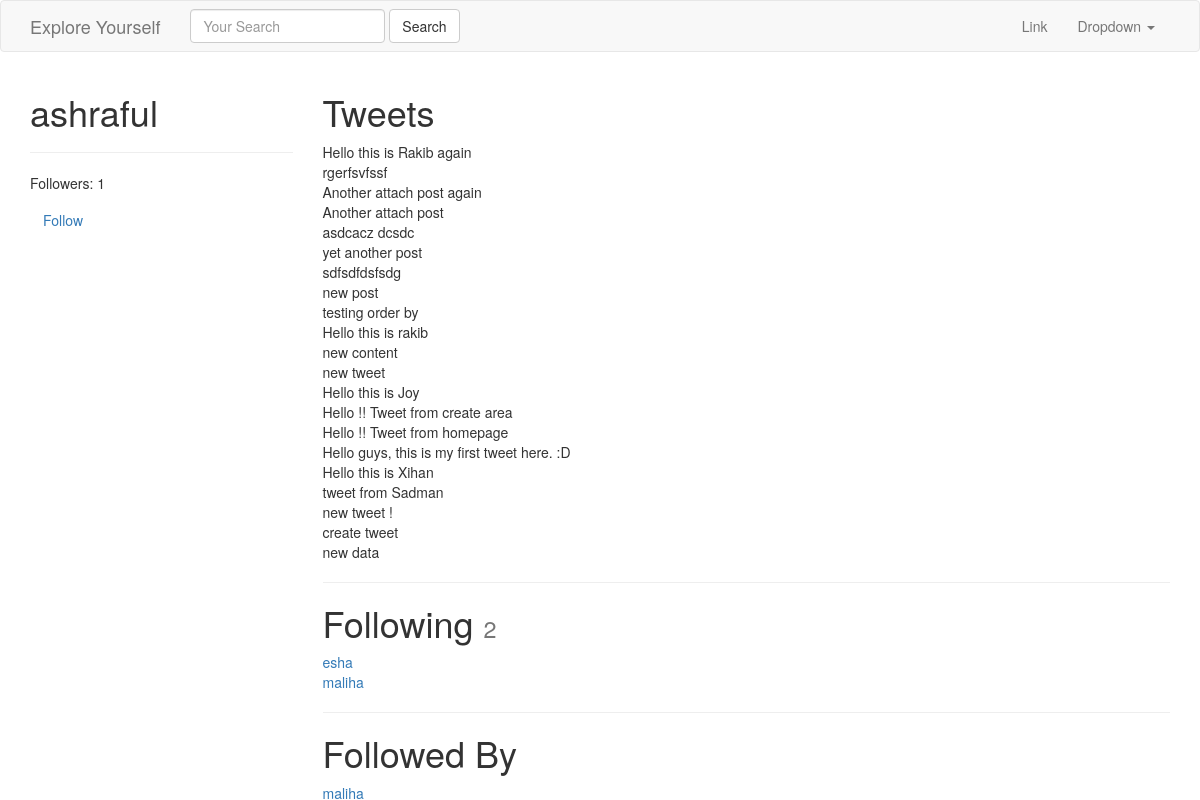
Page /ashraful/ (signed in) on the committed database.
### tweets/models.py (models this page shows, shortened)
class Tweet(models.Model):
	user = models.ForeignKey(settings.AUTH_USER_MODEL, on_delete = models.DO_NOTHING)
	content   = models.CharField(max_length=140, validators=[validate_content])
	updated   = models.DateTimeField(auto_now=True)
	timestamp = models.DateTimeField(auto_now_add=True)
	def __str__(self):
		return str(self.content)
	class Meta:
		ordering = ['-timestamp']

### accounts/models.py (models this page shows, shortened)
class UserProfile(models.Model):
    user        = models.OneToOneField(settings.AUTH_USER_MODEL, related_name='profile') # user.profile
    following   = models.ManyToManyField(settings.AUTH_USER_MODEL, blank=True, related_name='followed_by')
    objects = UserProfileManager() # UserProfile.objects.all()
    def get_following(self):
        users  = self.following.all() # User.objects.all().exclude(username=self.user.username)
        return users.exclude(username=self.user.username)
    def get_follow_url(self):
        return reverse_lazy("profiles:follow", kwargs={"username":self.user.username})

### accounts/views.py (the view)
# urls.py: url(r'^(?P<username>[\w.@+-]+)/$', UserDetailView.as_view(), name='detail'), #tweet/1/
class UserDetailView(DetailView):
    template_name = 'accounts/user_detail.html'
    queryset = User.objects.all()
    def get_object(self):
        return get_object_or_404(
                    User,
                    username__iexact=self.kwargs.get("username")
                    )
    def get_context_data(self, *args, **kwargs):
        context = super(UserDetailView, self).get_context_data(*args, **kwargs)
        following = UserProfile.objects.is_following(self.request.user, self.get_object())
        context['following'] = following
        return context

### accounts/models.py (called while the page is built)
    def all(self):
        qs = self.get_queryset().all()
        try:
            if self.instance:
                qs = qs.exclude(user=self.instance)
        except:
            pass
        return qs

    def is_following(self, user, followed_by_user):
        user_profile, created = UserProfile.objects.get_or_create(user=user)
        if created:
            return False
        if followed_by_user in user_profile.following.all():
            return True
        return False

### accounts/templates/accounts/user_detail.html
{% extends "base.html" %}
{% block content %}
<div class='row'>
    <div class='col-sm-3 col-xs-12'>
        <h1>{{ object.username }} </h1>
        <hr/>
        <p>Followers: {{ object.followed_by.all.count }}</p>
        <p>
            <a class='btn btn-link' href='{{ object.profile.get_follow_url }}'>
                    {% if following %}Unfollow{% else %}Follow{% endif %}
                </a>
        </p>
    </div>
    <div class='col-sm-9 col-xs-12'>
         <h1>Tweets</h1>
         {% for tweet in object.tweet_set.all %}
         {{ tweet }}<br/>
         {% endfor %}
         <hr/>
          <h1>Following <small>{{ object.profile.get_following.count }}</small></h1>
             {% for user in object.profile.get_following %}
             <a href='/{{ user.username }}'>{{ user.username }}</a><br/>
             {% empty %}
             <h4>Not following any users</h4>
             {% endfor %}
          <hr/>
          <h1>Followed By</h1>
             {% for profile in object.followed_by.all %}
             <a href='/{{ profile.user.username }}'>{{ profile.user.username }}</a><br/>
             {% empty %}
             <h4>Not followed by any users</h4>
             {% endfor %}
     </div>
</div>
{% endblock content %}

### templates/base.html (shortened to what this page needs)
{% load static %}
<html lang="en">
  <head>
    <link href="{% static 'css/bootstrap.min.css' %}" rel="stylesheet">
  </head>
  <body>
    {% include "navbar.html" %}
    <div class='container'>
      {% block content %}
      {% endblock content %}
  </body>
</html>

### templates/navbar.html (shortened to what this page needs)
<nav class="navbar navbar-default">
  <div class="container">
    <div class="navbar-header">
      <a class="navbar-brand" href="{% url 'home' %}">Explore Yourself</a>
    </div>
    {% include "tweets/search_form.html" %}
    <div class="collapse navbar-collapse" id="bs-example-navbar-collapse-1">
      <ul class="nav navbar-nav navbar-right">
        <li><a href="#">Link</a></li>
        <li class="dropdown">
          <a href="#" class="dropdown-toggle" data-toggle="dropdown" role="button" aria-haspopup="true" aria-expanded="false">Dropdown <span class="caret"></span></a>
        </li>
      </ul>
    </div>
  </div>
</nav>

### tweets/templates/tweets/search_form.html
<form id='navbar-search-form' class="navbar-form navbar-left" method="GET" action="{% url "tweet:list" %}"">
	<div class="form-group">
		<input  class="form-control" type="text" name="q" placeholder='Your Search' value='{{ request.GET.q }}' />
		</div>
	<input class="btn btn-default" type="submit" value="Search">
</form>

### rows in the picture
Tweet: content "Hello this is Rakib again"
Tweet: content "rgerfsvfssf"
Tweet: content "Another attach post again"
Tweet: content "Another attach post"
Tweet: content "asdcacz dcsdc"
Tweet: content "yet another post"
Tweet: content "sdfsdfdsfsdg"
Tweet: content "new post"
Tweet: content "testing order by"
Tweet: content "Hello this is rakib"
Tweet: content "new content"
Tweet: content "new tweet"
Tweet: content "Hello this is Joy"
Tweet: content "Hello !! Tweet from create area"
Tweet: content "Hello !! Tweet from homepage"
Tweet: content "Hello guys, this is my first tweet here. :D"
Tweet: content "Hello this is Xihan"
Tweet: content "tweet from Sadman"
Tweet: content "new tweet !"
Tweet: content "create tweet"
Tweet: content "new data"

### other values in the picture
{{ object.username }} "ashraful"
{{ object.followed_by.all.count }} "1"
{{ object.profile.get_following.count }} "2"
{{ user.username }} "esha"
{{ user.username }} "maliha"
